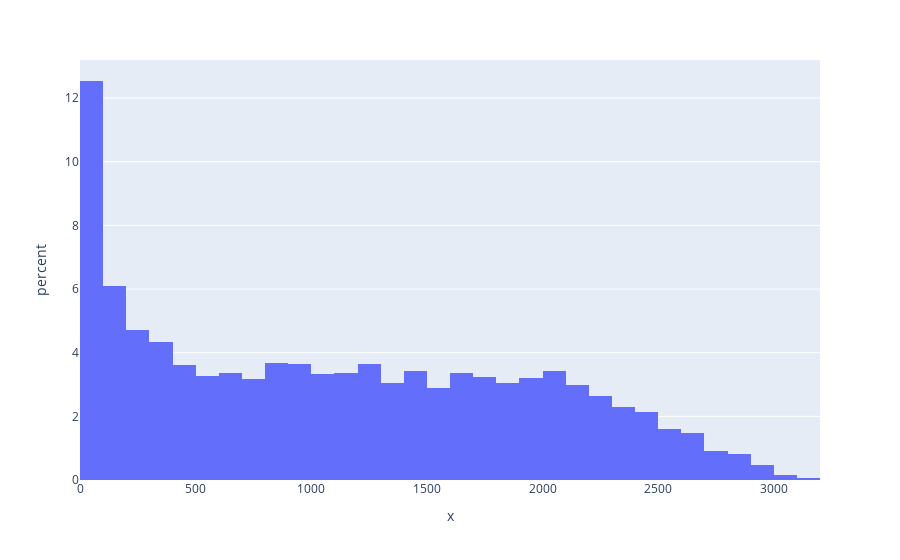

Source (notebook cell):
### Code cell
fig = px.histogram(x=regular_data['MIN'],histnorm = 'percent')
fig.show()

### Figure 1 — Plotly figure (JSON) as saved in the notebook; plotly's stock layout.template omitted (floating-point values rounded to 4 significant figures; data arrays with more than 128 entries replaced by an {"elided": "..."} marker saying what was removed)
{"data": [{"alignmentgroup": "True", "bingroup": "x", "histnorm": "percent", "hovertemplate": "x=%{x}<br>percent=%{y}<extra></extra>", "legendgroup": "", "marker": {"color": "#636efa", "pattern": {"shape": ""}}, "name": "", "offsetgroup": "", "orientation": "v", "showlegend": false, "type": "histogram", "x": {"elided": "5687 int values"}, "xaxis": "x", "yaxis": "y"}], "layout": {"autosize": true, "barmode": "relative", "legend": {"tracegroupgap": 0}, "margin": {"t": 60}, "xaxis": {"anchor": "y", "autorange": true, "domain": [0, 1], "range": [-0.5, 3200.0], "title": {"text": "x"}, "type": "linear"}, "yaxis": {"anchor": "x", "autorange": true, "domain": [0, 1], "range": [0, 13.2], "title": {"text": "percent"}}}}
